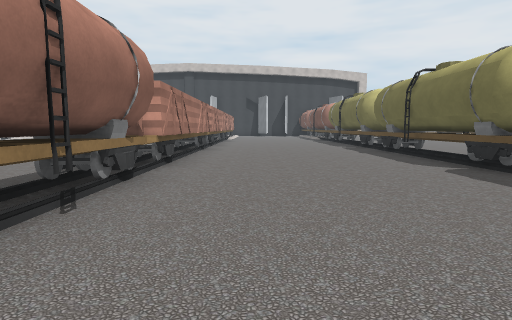
view 1 (above)

24 first-person views from a walk through a scene from a Unity 3-D project. The camera is 1.3 m above the floor, tilts 6° down and sees 80° across. Doors are open. The floor is counted in squares, 2 m on a side. Each view is taken from the middle of a square. On the plan, view 1 faces up. The plan holds only what a view shows up to about 10 squares ahead; the rest is blank. The place goes on beyond the plan.

view 2
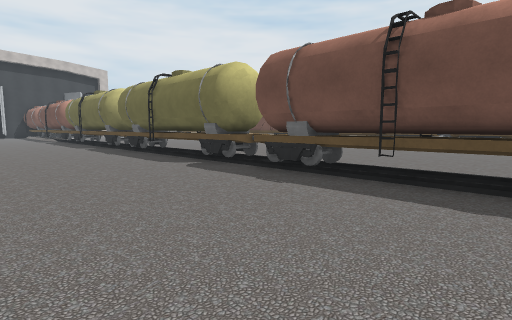

view 3
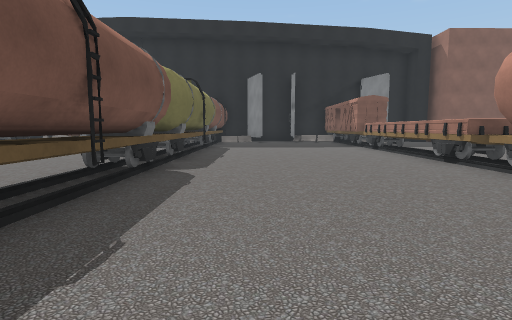

view 4
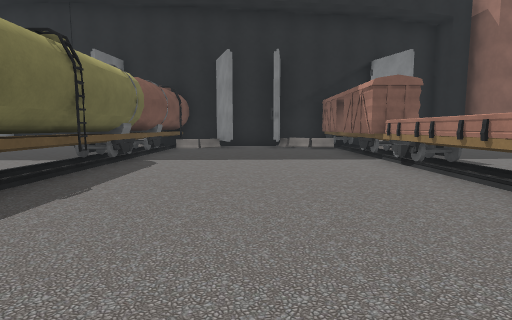

view 5
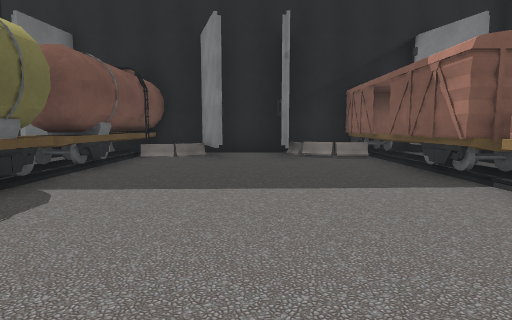

view 6
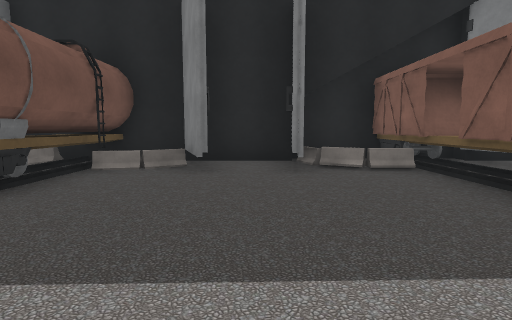

view 7
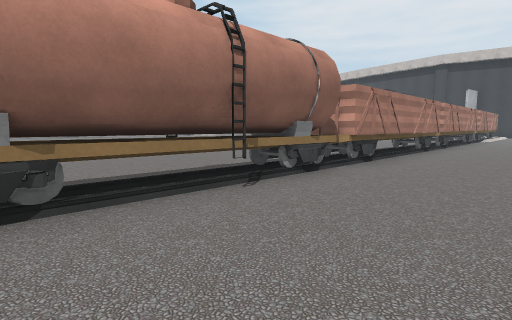

view 8
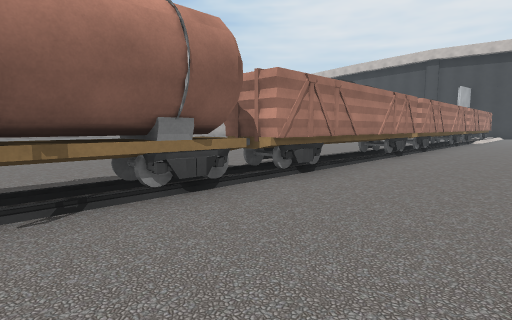

view 9
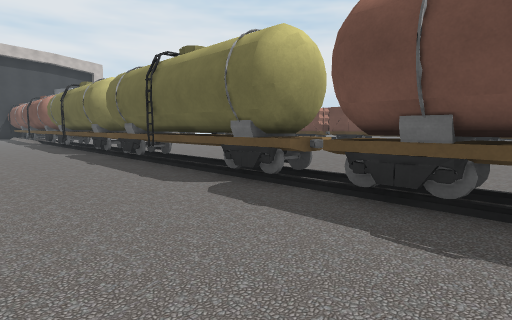

view 10
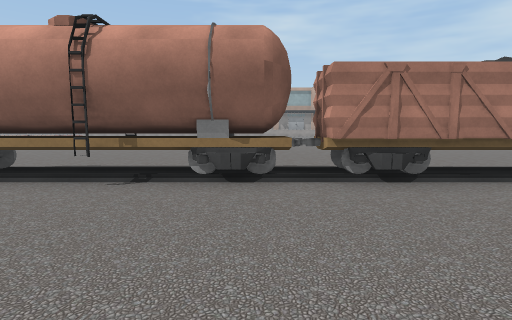

view 11
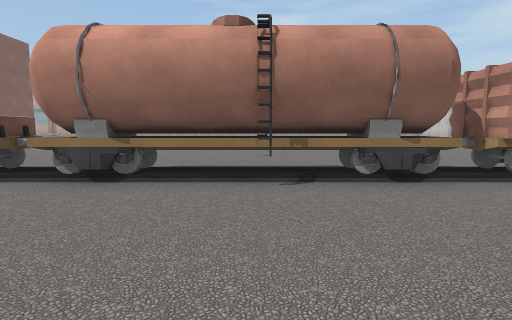

view 12
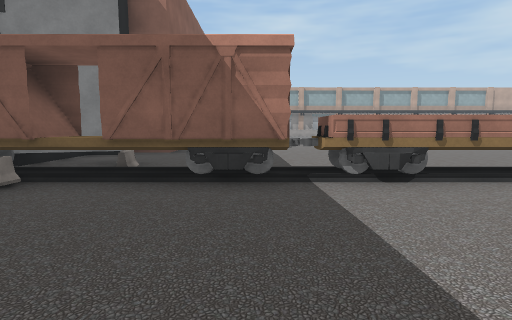

view 13
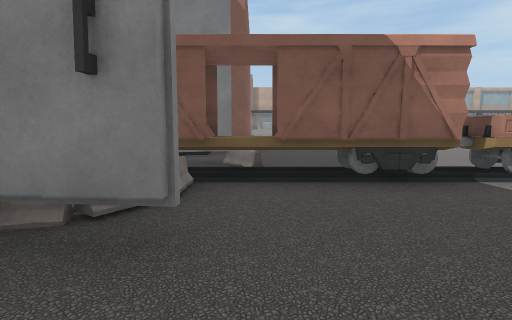

view 14
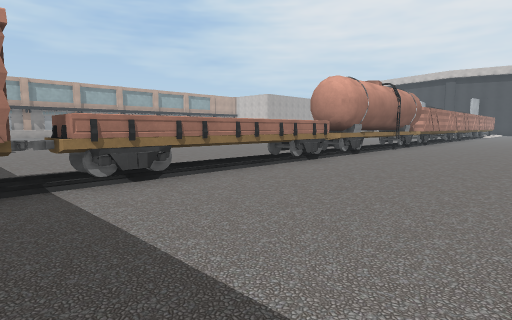

view 15
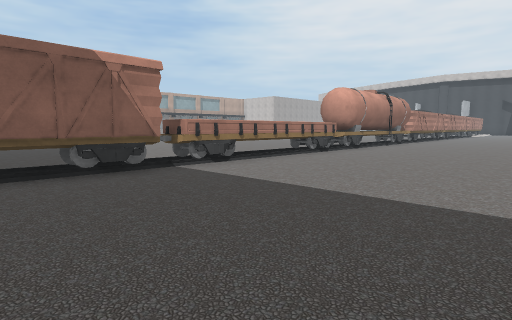

view 16
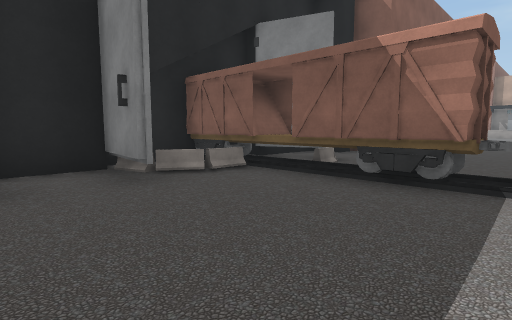

view 17
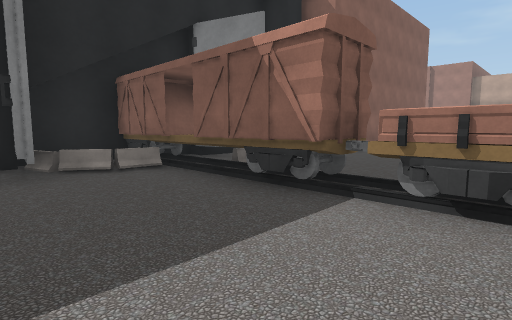

view 18
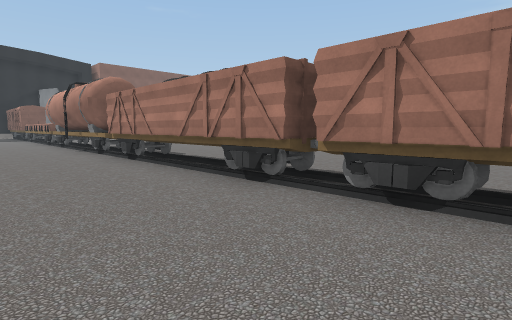

view 19
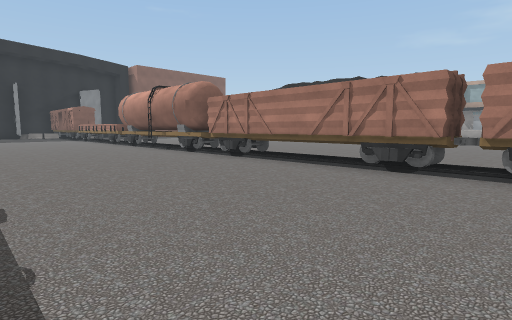

view 20
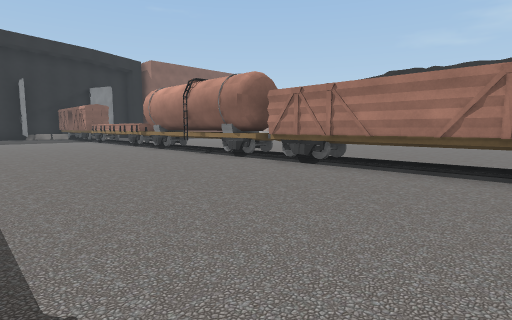

view 21
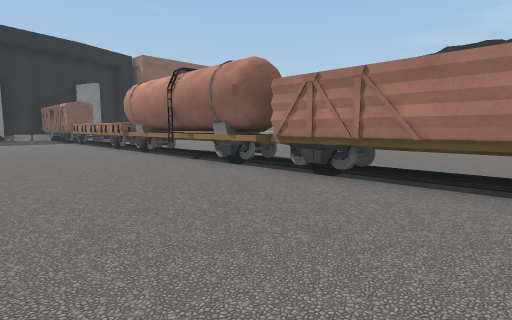

view 22
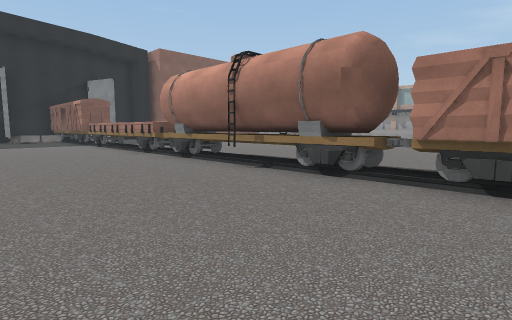

view 23
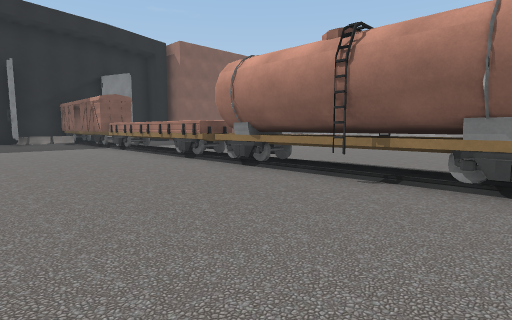

view 24
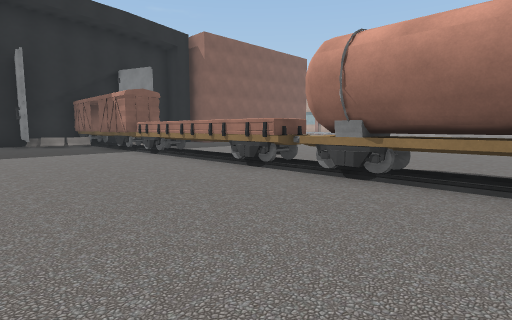

### Floor plan
Key: @ floor where view 1 was taken; # wall or solid block; x gap in a wall; . floor; D open door; ^ raised ledge; B barrier; O other object.
Columns run from 9 left of view 1 to 6 right of it. Each row starts with its distance up from view 1.
 12      ..#....##
 11   .....#.....#
 10  ......#.....#
  9  ......#.....#
  8  ......#.....#
  7  ......#.....#
  6  ......#.....#
  5  ......#.....#
  4   .....O.....x.
  3  ......#.....#O
  2  ......#.....#
  1   .....#.....##
  0   .....#.@...#
 -1   .....#.....#
 -2   .....O.....#
 -3   .....^.....#
 -4   .....^.....#
 -5 .......O.....#
 -6 .......^.....#
 -7 .......#.....x.
 -8  ......#.....#O
 -9   ....BD.....###
-10 ####.###BB.#B##
-11    ##### B####
-12        ####

Where each view was taken, in squares from view 1:
view 1: 0 up, 0 right, facing up
view 2: 0 up, 0 right, facing up-right
view 3: 4 up, 2 right, facing down
view 4: 0 up, 1 right, facing down
view 5: 3 down, 1 right, facing down
view 6: 5 down, 1 right, facing down
view 7: 0 up, 1 right, facing up-left
view 8: 2 up, 1 right, facing up-left
view 9: 2 up, 1 right, facing up-right
view 10: 4 up, 2 right, facing left
view 11: 2 up, 2 right, facing left
view 12: 7 down, 2 right, facing left
view 13: 9 down, 2 right, facing left
view 14: 7 down, 2 right, facing up-left
view 15: 9 down, 3 right, facing up-left
view 16: 6 down, 2 right, facing down-left
view 17: 5 down, 1 right, facing down-left
view 18: 12 up, 1 right, facing down-left
view 19: 11 up, 3 right, facing down-left
view 20: 9 up, 3 right, facing down-left
view 21: 8 up, 2 right, facing down-left
view 22: 6 up, 2 right, facing down-left
view 23: 4 up, 2 right, facing down-left
view 24: 2 up, 2 right, facing down-left
